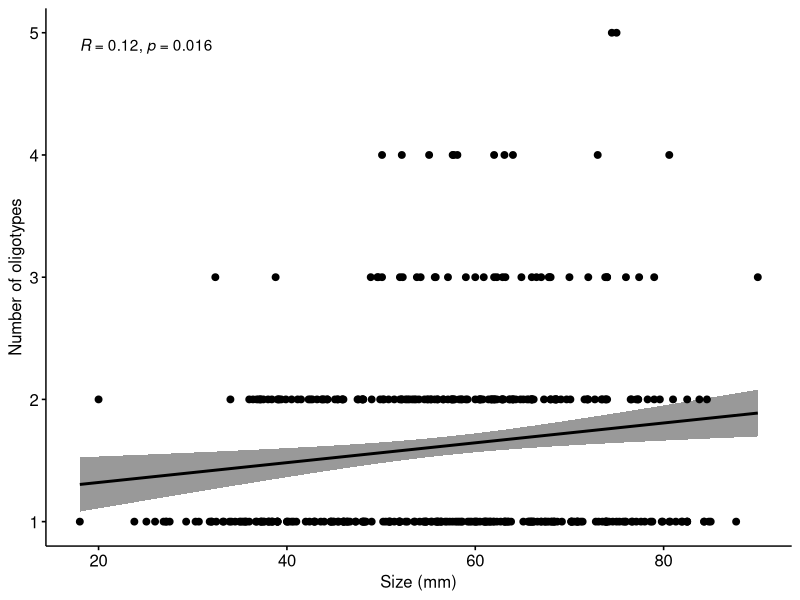

Generate this figure with R:
library("ggpubr")

setwd("/Users/Corinna/Documents/PostDoc/Beinart_Lab/Snail_16S_amplicons/Meta-analysis/oligotyping")

data <- read.table("size_vs_richness.txt", header=T)

shapiro.test(data$Size)
shapiro.test(data$Oligotypes)

cor.test(data$Size, data$Oligotypes, method="spearman")

pdf("Size_vs_Richness.pdf")
ggscatter(data, x = "Size", y = "Oligotypes", add = "reg.line", conf.int = TRUE, cor.coef = TRUE, cor.method = "spearman", xlab = "Size (mm)", ylab = "Number of oligotypes")
dev.off()
